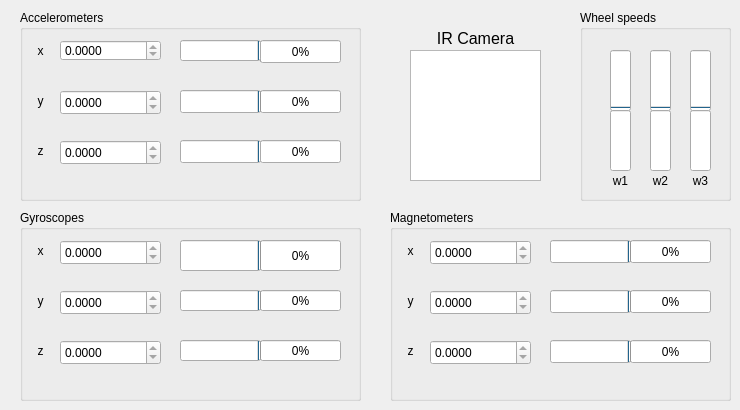
    <widget class="QWidget" name="sensorReadingsTab">
     <attribute name="title">
      <string>Sensor Readings</string>
     </attribute>
     <widget class="QGroupBox" name="accelerometerBox">
      <property name="geometry">
       <rect>
        <x>20</x>
        <y>10</y>
        <width>341</width>
        <height>191</height>
       </rect>
      </property>
      <property name="title">
       <string>Accelerometers</string>
      </property>
      <widget class="QLabel" name="accelX_label">
       <property name="geometry">
        <rect>
         <x>0</x>
         <y>30</y>
         <width>41</width>
         <height>21</height>
        </rect>
       </property>
       <property name="text">
        <string>x</string>
       </property>
       <property name="alignment">
        <set>Qt::AlignCenter</set>
       </property>
      </widget>
      <widget class="QLabel" name="accelY_label">
       <property name="geometry">
        <rect>
         <x>0</x>
         <y>80</y>
         <width>41</width>
         <height>21</height>
        </rect>
       </property>
       <property name="text">
        <string>y</string>
       </property>
       <property name="alignment">
        <set>Qt::AlignCenter</set>
       </property>
      </widget>
      <widget class="QLabel" name="accelZ_label">
       <property name="geometry">
        <rect>
         <x>0</x>
         <y>130</y>
         <width>41</width>
         <height>21</height>
        </rect>
       </property>
       <property name="text">
        <string>z</string>
       </property>
       <property name="alignment">
        <set>Qt::AlignCenter</set>
       </property>
      </widget>
      <widget class="QDoubleSpinBox" name="accelX_spinbox">
       <property name="geometry">
        <rect>
         <x>40</x>
         <y>30</y>
         <width>101</width>
         <height>21</height>
        </rect>
       </property>
       <property name="readOnly">
        <bool>true</bool>
       </property>
       <property name="decimals">
        <number>4</number>
       </property>
       <property name="minimum">
        <double>-2.000000000000000</double>
       </property>
       <property name="maximum">
        <double>2.000000000000000</double>
       </property>
      </widget>
      <widget class="QDoubleSpinBox" name="accelY_spinbox">
       <property name="geometry">
        <rect>
         <x>40</x>
         <y>80</y>
         <width>101</width>
         <height>25</height>
        </rect>
       </property>
       <property name="readOnly">
        <bool>true</bool>
       </property>
       <property name="decimals">
        <number>4</number>
       </property>
       <property name="minimum">
        <double>-2.000000000000000</double>
       </property>
       <property name="maximum">
        <double>2.000000000000000</double>
       </property>
      </widget>
      <widget class="QDoubleSpinBox" name="accelZ_spinbox">
       <property name="geometry">
        <rect>
         <x>40</x>
         <y>130</y>
         <width>101</width>
         <height>25</height>
        </rect>
       </property>
       <property name="readOnly">
        <bool>true</bool>
       </property>
       <property name="decimals">
        <number>4</number>
       </property>
       <property name="minimum">
        <double>-2.000000000000000</double>
       </property>
       <property name="maximum">
        <double>2.000000000000000</double>
       </property>
      </widget>
      <widget class="QProgressBar" name="progressBarAccXPos">
       <property name="geometry">
        <rect>
         <x>240</x>
         <y>30</y>
         <width>81</width>
         <height>23</height>
        </rect>
       </property>
       <property name="maximum">
        <number>1050</number>
       </property>
       <property name="value">
        <number>0</number>
       </property>
      </widget>
      <widget class="QProgressBar" name="progressBarAccXNeg">
       <property name="geometry">
        <rect>
         <x>160</x>
         <y>30</y>
         <width>81</width>
         <height>21</height>
        </rect>
       </property>
       <property name="maximum">
        <number>1050</number>
       </property>
       <property name="value">
        <number>0</number>
       </property>
       <property name="alignment">
        <set>Qt::AlignLeading|Qt::AlignLeft|Qt::AlignVCenter</set>
       </property>
       <property name="invertedAppearance">
        <bool>true</bool>
       </property>
      </widget>
      <widget class="QProgressBar" name="progressBarAccYNeg">
       <property name="geometry">
        <rect>
         <x>160</x>
         <y>80</y>
         <width>81</width>
         <height>23</height>
        </rect>
       </property>
       <property name="maximum">
        <number>1050</number>
       </property>
       <property name="value">
        <number>0</number>
       </property>
       <property name="invertedAppearance">
        <bool>true</bool>
       </property>
      </widget>
      <widget class="QProgressBar" name="progressBarAccYPos">
       <property name="geometry">
        <rect>
         <x>240</x>
         <y>80</y>
         <width>81</width>
         <height>23</height>
        </rect>
       </property>
       <property name="maximum">
        <number>1050</number>
       </property>
       <property name="value">
        <number>0</number>
       </property>
      </widget>
      <widget class="QProgressBar" name="progressBarAccZPos">
       <property name="geometry">
        <rect>
         <x>240</x>
         <y>130</y>
         <width>81</width>
         <height>23</height>
        </rect>
       </property>
       <property name="maximum">
        <number>1050</number>
       </property>
       <property name="value">
        <number>0</number>
       </property>
      </widget>
      <widget class="QProgressBar" name="progressBarAccZNeg">
       <property name="geometry">
        <rect>
         <x>160</x>
         <y>130</y>
         <width>81</width>
         <height>23</height>
        </rect>
       </property>
       <property name="maximum">
        <number>1050</number>
       </property>
       <property name="value">
        <number>0</number>
       </property>
       <property name="invertedAppearance">
        <bool>true</bool>
       </property>
      </widget>
     </widget>
     <widget class="QGroupBox" name="gyroscopeBox">
      <property name="geometry">
       <rect>
        <x>20</x>
        <y>210</y>
        <width>341</width>
        <height>191</height>
       </rect>
      </property>
      <property name="title">
       <string>Gyroscopes</string>
      </property>
      <widget class="QLabel" name="gyroX_label">
       <property name="geometry">
        <rect>
         <x>0</x>
         <y>30</y>
         <width>41</width>
         <height>21</height>
        </rect>
       </property>
       <property name="text">
        <string>x</string>
       </property>
       <property name="alignment">
        <set>Qt::AlignCenter</set>
       </property>
      </widget>
      <widget class="QLabel" name="gyroY_label">
       <property name="geometry">
        <rect>
         <x>0</x>
         <y>80</y>
         <width>41</width>
         <height>21</height>
        </rect>
       </property>
       <property name="text">
        <string>y</string>
       </property>
       <property name="alignment">
        <set>Qt::AlignCenter</set>
       </property>
      </widget>
      <widget class="QLabel" name="gyroZ_label">
       <property name="geometry">
        <rect>
         <x>0</x>
         <y>130</y>
         <width>41</width>
         <height>21</height>
        </rect>
       </property>
       <property name="text">
        <string>z</string>
       </property>
       <property name="alignment">
        <set>Qt::AlignCenter</set>
       </property>
      </widget>
      <widget class="QDoubleSpinBox" name="gyroX_spinbox">
       <property name="geometry">
        <rect>
         <x>40</x>
         <y>30</y>
         <width>101</width>
         <height>25</height>
        </rect>
       </property>
       <property name="readOnly">
        <bool>true</bool>
       </property>
       <property name="decimals">
        <number>4</number>
       </property>
       <property name="minimum">
        <double>-500.000000000000000</double>
       </property>
       <property name="maximum">
        <double>500.000000000000000</double>
       </property>
      </widget>
      <widget class="QDoubleSpinBox" name="gyroY_spinbox">
       <property name="geometry">
        <rect>
         <x>40</x>
         <y>80</y>
         <width>101</width>
         <height>25</height>
        </rect>
       </property>
       <property name="readOnly">
        <bool>true</bool>
       </property>
       <property name="decimals">
        <number>4</number>
       </property>
       <property name="minimum">
        <double>-500.000000000000000</double>
       </property>
       <property name="maximum">
        <double>500.000000000000000</double>
       </property>
      </widget>
      <widget class="QDoubleSpinBox" name="gyroZ_spinbox">
       <property name="geometry">
        <rect>
         <x>40</x>
         <y>130</y>
         <width>101</width>
         <height>25</height>
        </rect>
       </property>
       <property name="readOnly">
        <bool>true</bool>
       </property>
       <property name="decimals">
        <number>4</number>
       </property>
       <property name="minimum">
        <double>-500.000000000000000</double>
       </property>
       <property name="maximum">
        <double>500.000000000000000</double>
       </property>
      </widget>
      <widget class="QProgressBar" name="progressBarGyroXNeg">
       <property name="geometry">
        <rect>
         <x>160</x>
         <y>30</y>
         <width>81</width>
         <height>31</height>
        </rect>
       </property>
       <property name="maximum">
        <number>500</number>
       </property>
       <property name="value">
        <number>0</number>
       </property>
       <property name="alignment">
        <set>Qt::AlignCenter</set>
       </property>
       <property name="invertedAppearance">
        <bool>true</bool>
       </property>
      </widget>
      <widget class="QProgressBar" name="progressBarGyroYNeg">
       <property name="geometry">
        <rect>
         <x>160</x>
         <y>80</y>
         <width>81</width>
         <height>21</height>
        </rect>
       </property>
       <property name="maximum">
        <number>500</number>
       </property>
       <property name="value">
        <number>0</number>
       </property>
       <property name="invertedAppearance">
        <bool>true</bool>
       </property>
      </widget>
      <widget class="QProgressBar" name="progressBarGyroZNeg">
       <property name="geometry">
        <rect>
         <x>160</x>
         <y>130</y>
         <width>81</width>
         <height>21</height>
        </rect>
       </property>
       <property name="maximum">
        <number>500</number>
       </property>
       <property name="value">
        <number>0</number>
       </property>
       <property name="invertedAppearance">
        <bool>true</bool>
       </property>
      </widget>
      <widget class="QProgressBar" name="progressBarGyroXPos">
       <property name="geometry">
        <rect>
         <x>240</x>
         <y>30</y>
         <width>81</width>
         <height>31</height>
        </rect>
       </property>
       <property name="maximum">
        <number>500</number>
       </property>
       <property name="value">
        <number>0</number>
       </property>
       <property name="alignment">
        <set>Qt::AlignCenter</set>
       </property>
      </widget>
      <widget class="QProgressBar" name="progressBarGyroYPos">
       <property name="geometry">
        <rect>
         <x>240</x>
         <y>80</y>
         <width>81</width>
         <height>21</height>
        </rect>
       </property>
       <property name="maximum">
        <number>500</number>
       </property>
       <property name="value">
        <number>0</number>
       </property>
      </widget>
      <widget class="QProgressBar" name="progressBarGyroZPos">
       <property name="geometry">
        <rect>
         <x>240</x>
         <y>130</y>
         <width>81</width>
         <height>21</height>
        </rect>
       </property>
       <property name="maximum">
        <number>500</number>
       </property>
       <property name="value">
        <number>0</number>
       </property>
      </widget>
     </widget>
     <widget class="QGroupBox" name="magnetoBox">
      <property name="geometry">
       <rect>
        <x>390</x>
        <y>210</y>
        <width>341</width>
        <height>191</height>
       </rect>
      </property>
      <property name="title">
       <string>Magnetometers</string>
      </property>
      <widget class="QLabel" name="magX_label">
       <property name="geometry">
        <rect>
         <x>0</x>
         <y>30</y>
         <width>41</width>
         <height>21</height>
        </rect>
       </property>
       <property name="text">
        <string>x</string>
       </property>
       <property name="alignment">
        <set>Qt::AlignCenter</set>
       </property>
      </widget>
      <widget class="QLabel" name="magY_label">
       <property name="geometry">
        <rect>
         <x>0</x>
         <y>80</y>
         <width>41</width>
         <height>21</height>
        </rect>
       </property>
       <property name="text">
        <string>y</string>
       </property>
       <property name="alignment">
        <set>Qt::AlignCenter</set>
       </property>
      </widget>
      <widget class="QLabel" name="magZ_label">
       <property name="geometry">
        <rect>
         <x>0</x>
         <y>130</y>
         <width>41</width>
         <height>21</height>
        </rect>
       </property>
       <property name="text">
        <string>z</string>
       </property>
       <property name="alignment">
        <set>Qt::AlignCenter</set>
       </property>
      </widget>
      <widget class="QDoubleSpinBox" name="magX_spinbox">
       <property name="geometry">
        <rect>
         <x>40</x>
         <y>30</y>
         <width>101</width>
         <height>25</height>
        </rect>
       </property>
       <property name="readOnly">
        <bool>true</bool>
       </property>
       <property name="decimals">
        <number>4</number>
       </property>
       <property name="minimum">
        <double>-1000.000000000000000</double>
       </property>
       <property name="maximum">
        <double>1000.000000000000000</double>
       </property>
      </widget>
      <widget class="QDoubleSpinBox" name="magY_spinbox">
       <property name="geometry">
        <rect>
         <x>40</x>
         <y>80</y>
         <width>101</width>
         <height>25</height>
        </rect>
       </property>
       <property name="readOnly">
        <bool>true</bool>
       </property>
       <property name="decimals">
        <number>4</number>
       </property>
       <property name="minimum">
        <double>-1000.000000000000000</double>
       </property>
       <property name="maximum">
        <double>1000.000000000000000</double>
       </property>
      </widget>
      <widget class="QDoubleSpinBox" name="magZ_spinbox">
       <property name="geometry">
        <rect>
         <x>40</x>
         <y>130</y>
         <width>101</width>
         <height>25</height>
        </rect>
       </property>
       <property name="readOnly">
        <bool>true</bool>
       </property>
       <property name="decimals">
        <number>4</number>
       </property>
       <property name="minimum">
        <double>-1000.000000000000000</double>
       </property>
       <property name="maximum">
        <double>1000.000000000000000</double>
       </property>
      </widget>
      <widget class="QProgressBar" name="progressBarMagXNeg">
       <property name="geometry">
        <rect>
         <x>160</x>
         <y>30</y>
         <width>81</width>
         <height>23</height>
        </rect>
       </property>
       <property name="maximum">
        <number>1000</number>
       </property>
       <property name="value">
        <number>0</number>
       </property>
       <property name="invertedAppearance">
        <bool>true</bool>
       </property>
      </widget>
      <widget class="QProgressBar" name="progressBarMagYNeg">
       <property name="geometry">
        <rect>
         <x>160</x>
         <y>80</y>
         <width>81</width>
         <height>23</height>
        </rect>
       </property>
       <property name="maximum">
        <number>1000</number>
       </property>
       <property name="value">
        <number>0</number>
       </property>
       <property name="invertedAppearance">
        <bool>true</bool>
       </property>
      </widget>
      <widget class="QProgressBar" name="progressBarMagZNeg">
       <property name="geometry">
        <rect>
         <x>160</x>
         <y>130</y>
         <width>81</width>
         <height>23</height>
        </rect>
       </property>
       <property name="maximum">
        <number>1000</number>
       </property>
       <property name="value">
        <number>0</number>
       </property>
       <property name="invertedAppearance">
        <bool>true</bool>
       </property>
      </widget>
      <widget class="QProgressBar" name="progressBarMagXPos">
       <property name="geometry">
        <rect>
         <x>240</x>
         <y>30</y>
         <width>81</width>
         <height>23</height>
        </rect>
       </property>
       <property name="maximum">
        <number>1000</number>
       </property>
       <property name="value">
        <number>0</number>
       </property>
      </widget>
      <widget class="QProgressBar" name="progressBarMagYPos">
       <property name="geometry">
        <rect>
         <x>240</x>
         <y>80</y>
         <width>81</width>
         <height>23</height>
        </rect>
       </property>
       <property name="maximum">
        <number>1000</number>
       </property>
       <property name="value">
        <number>0</number>
       </property>
      </widget>
      <widget class="QProgressBar" name="progressBarMagZPos">
       <property name="geometry">
        <rect>
         <x>240</x>
         <y>130</y>
         <width>81</width>
         <height>23</height>
        </rect>
       </property>
       <property name="maximum">
        <number>1000</number>
       </property>
       <property name="value">
        <number>0</number>
       </property>
      </widget>
     </widget>
     <widget class="QGroupBox" name="groupBox">
      <property name="geometry">
       <rect>
        <x>580</x>
        <y>10</y>
        <width>151</width>
        <height>191</height>
       </rect>
      </property>
      <property name="title">
       <string>Wheel speeds</string>
      </property>
      <widget class="QProgressBar" name="progressBar1Neg">
       <property name="geometry">
        <rect>
         <x>30</x>
         <y>100</y>
         <width>21</width>
         <height>61</height>
        </rect>
       </property>
       <property name="contextMenuPolicy">
        <enum>Qt::DefaultContextMenu</enum>
       </property>
       <property name="toolTip">
        <string/>
       </property>
       <property name="layoutDirection">
        <enum>Qt::LeftToRight</enum>
       </property>
       <property name="autoFillBackground">
        <bool>false</bool>
       </property>
       <property name="maximum">
        <number>3000</number>
       </property>
       <property name="value">
        <number>0</number>
       </property>
       <property name="orientation">
        <enum>Qt::Vertical</enum>
       </property>
       <property name="invertedAppearance">
        <bool>true</bool>
       </property>
       <property name="format">
        <string>%p%</string>
       </property>
      </widget>
      <widget class="QProgressBar" name="progressBar2Neg">
       <property name="geometry">
        <rect>
         <x>70</x>
         <y>100</y>
         <width>21</width>
         <height>61</height>
        </rect>
       </property>
       <property name="maximum">
        <number>3000</number>
       </property>
       <property name="value">
        <number>0</number>
       </property>
       <property name="orientation">
        <enum>Qt::Vertical</enum>
       </property>
       <property name="invertedAppearance">
        <bool>true</bool>
       </property>
      </widget>
      <widget class="QProgressBar" name="progressBar3Neg">
       <property name="geometry">
        <rect>
         <x>110</x>
         <y>100</y>
         <width>21</width>
         <height>61</height>
        </rect>
       </property>
       <property name="maximum">
        <number>3000</number>
       </property>
       <property name="value">
        <number>0</number>
       </property>
       <property name="orientation">
        <enum>Qt::Vertical</enum>
       </property>
       <property name="invertedAppearance">
        <bool>true</bool>
       </property>
      </widget>
      <widget class="QLabel" name="label">
       <property name="geometry">
        <rect>
         <x>20</x>
         <y>160</y>
         <width>41</width>
         <height>21</height>
        </rect>
       </property>
       <property name="text">
        <string>w1</string>
       </property>
       <property name="alignment">
        <set>Qt::AlignCenter</set>
       </property>
      </widget>
      <widget class="QLabel" name="label_2">
       <property name="geometry">
        <rect>
         <x>60</x>
         <y>160</y>
         <width>41</width>
         <height>21</height>
        </rect>
       </property>
       <property name="text">
        <string>w2</string>
       </property>
       <property name="alignment">
        <set>Qt::AlignCenter</set>
       </property>
      </widget>
      <widget class="QLabel" name="label_3">
       <property name="geometry">
        <rect>
         <x>100</x>
         <y>160</y>
         <width>41</width>
         <height>21</height>
        </rect>
       </property>
       <property name="text">
        <string>w3</string>
       </property>
       <property name="alignment">
        <set>Qt::AlignCenter</set>
       </property>
      </widget>
      <widget class="QProgressBar" name="progressBar1Pos">
       <property name="geometry">
        <rect>
         <x>30</x>
         <y>40</y>
         <width>21</width>
         <height>61</height>
        </rect>
       </property>
       <property name="contextMenuPolicy">
        <enum>Qt::DefaultContextMenu</enum>
       </property>
       <property name="toolTip">
        <string/>
       </property>
       <property name="layoutDirection">
        <enum>Qt::LeftToRight</enum>
       </property>
       <property name="autoFillBackground">
        <bool>false</bool>
       </property>
       <property name="maximum">
        <number>3000</number>
       </property>
       <property name="value">
        <number>0</number>
       </property>
       <property name="orientation">
        <enum>Qt::Vertical</enum>
       </property>
       <property name="invertedAppearance">
        <bool>false</bool>
       </property>
       <property name="format">
        <string>%p%</string>
       </property>
      </widget>
      <widget class="QProgressBar" name="progressBar2Pos">
       <property name="geometry">
        <rect>
         <x>70</x>
         <y>40</y>
         <width>21</width>
         <height>61</height>
        </rect>
       </property>
       <property name="maximum">
        <number>3000</number>
       </property>
       <property name="value">
        <number>0</number>
       </property>
       <property name="orientation">
        <enum>Qt::Vertical</enum>
       </property>
      </widget>
      <widget class="QProgressBar" name="progressBar3Pos">
       <property name="geometry">
        <rect>
         <x>110</x>
         <y>40</y>
         <width>21</width>
         <height>61</height>
        </rect>
       </property>
       <property name="maximum">
        <number>3000</number>
       </property>
       <property name="value">
        <number>0</number>
       </property>
       <property name="orientation">
        <enum>Qt::Vertical</enum>
       </property>
      </widget>
     </widget>
     <widget class="QGraphicsView" name="IR_graphics">
      <property name="geometry">
       <rect>
        <x>410</x>
        <y>50</y>
        <width>131</width>
        <height>131</height>
       </rect>
      </property>
      <property name="frameShape">
       <enum>QFrame::StyledPanel</enum>
      </property>
      <property name="sceneRect">
       <rectf>
        <x>0.000000000000000</x>
        <y>0.000000000000000</y>
        <width>123.000000000000000</width>
        <height>123.000000000000000</height>
       </rectf>
      </property>
     </widget>
     <widget class="QLabel" name="IR_label">
      <property name="geometry">
       <rect>
        <x>410</x>
        <y>30</y>
        <width>131</width>
        <height>16</height>
       </rect>
      </property>
      <property name="font">
       <font>
        <pointsize>12</pointsize>
       </font>
      </property>
      <property name="text">
       <string>IR Camera</string>
      </property>
      <property name="alignment">
       <set>Qt::AlignCenter</set>
      </property>
     </widget>
    </widget>
